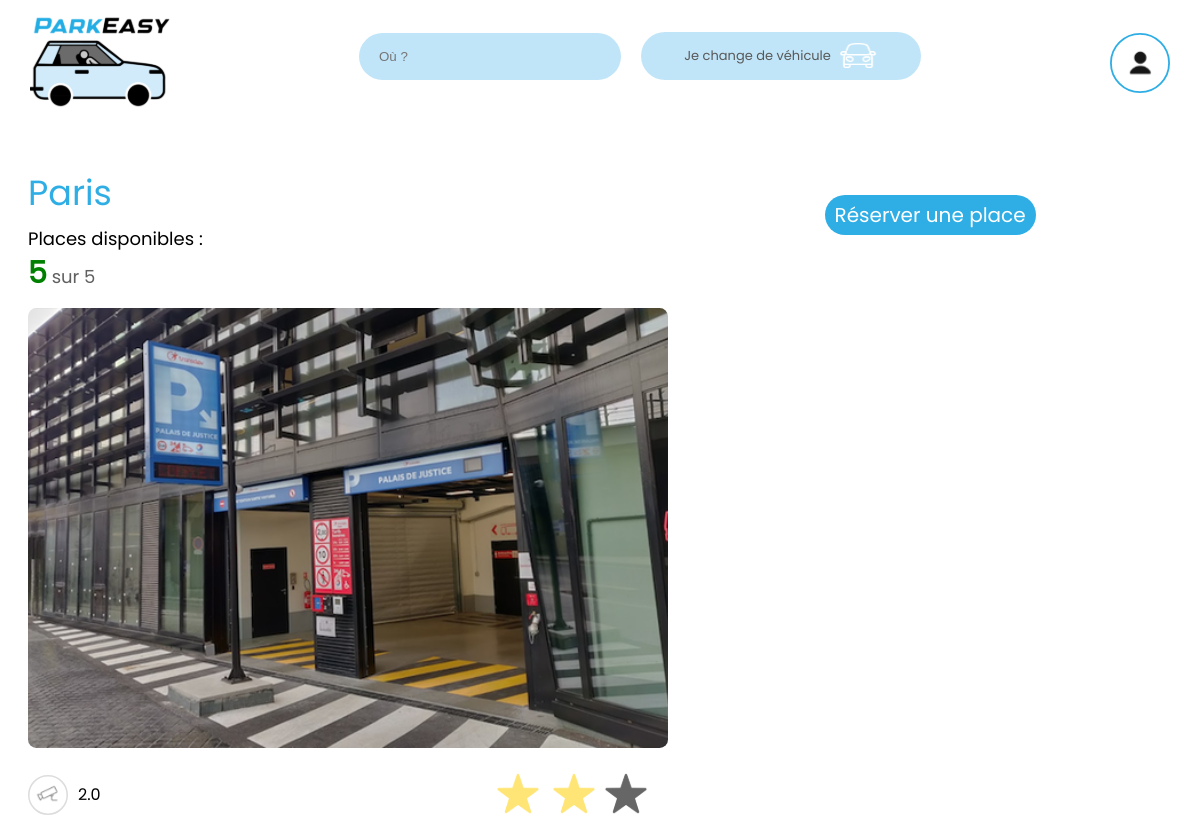
The app's page /detailparking/3, older data.
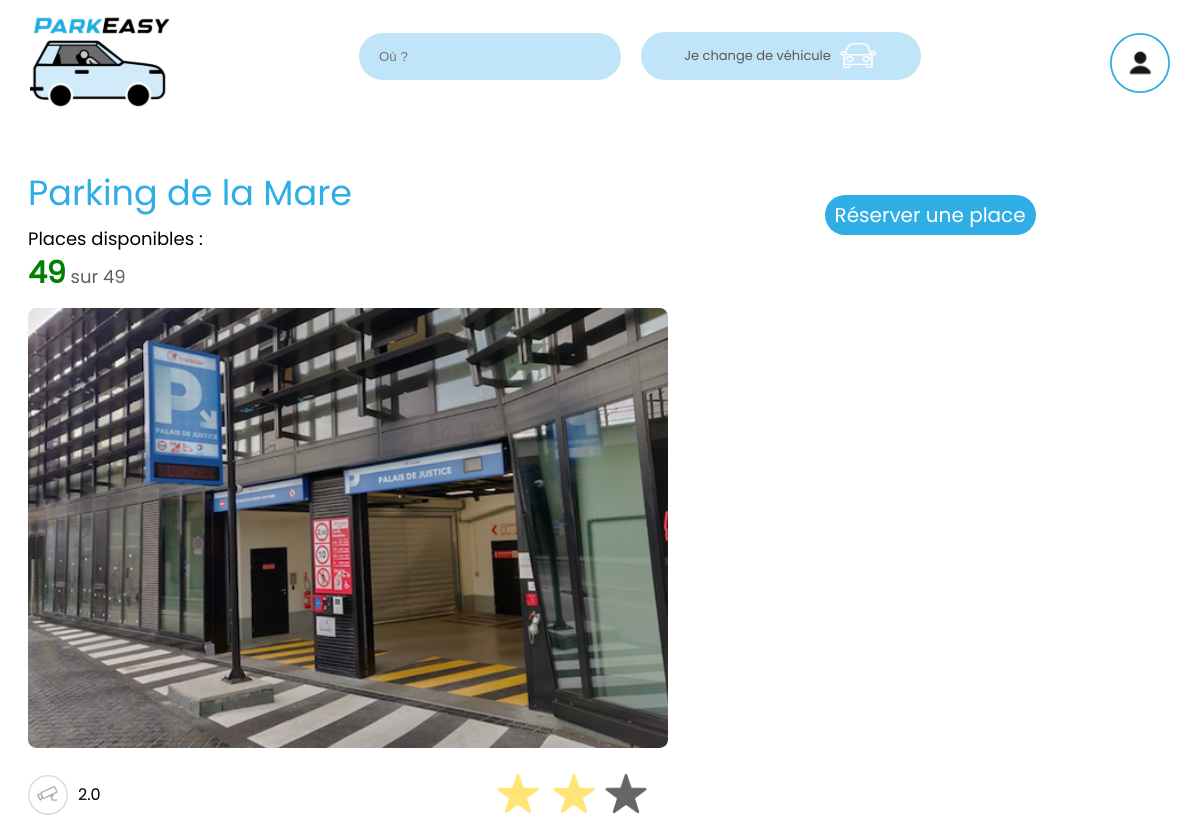
The same page, newer data.
### tables this page shows
CREATE TABLE Parking (
        Park_Id INTEGER PRIMARY KEY AUTOINCREMENT,
        Nom_Parking TEXT UNIQUE NOT NULL,
        Adresse_Parking TEXT NOT NULL,
        Ville_Parking TEXT NOT NULL,
        Hauteur_max REAL NOT NULL,
        A_Places_handicapees INTEGER NOT NULL DEFAULT 0,
        Est_Sous_Surveillance INTEGER NOT NULL DEFAULT 0,
        Est_Couvert INTEGER NOT NULL DEFAULT 0,
        Est_Horaire_24h INTEGER NOT NULL DEFAULT 0 
    );

### app.py (the view)
@app.route('/detailparking/<int:parking_id>')
def detailparking(parking_id):
    with connect_db() as db:
        cursor = db.cursor()
        cursor.execute("SELECT * FROM Parking WHERE Park_Id = ?", (parking_id,))
        parking_info = cursor.fetchone()
        cursor.execute("SELECT COUNT(Place.Place_Id) FROM Place LEFT JOIN Reservation ON Place.Place_Id = Reservation.Place_Id AND Reservation.Date_Fin_Reservation >= datetime('now') WHERE Place.Park_Id = ? AND Reservation.Place_Id IS NULL;", (parking_id,))
        nombre_places_disponibles_parking = cursor.fetchone()[0]
        cursor.execute("SELECT COUNT(Place.Place_Id) FROM Place WHERE Park_Id = ?", (parking_id,))
        nombre_places_totales_parking = cursor.fetchone()[0]
    return render_template('DetailParking.html', parking_info=parking_info , nombre_places_disponibles_parking=nombre_places_disponibles_parking, nombre_places_totales_parking=nombre_places_totales_parking)

### app.py (called while the page is built)
def connect_db():
    db_path = os.path.join(os.path.dirname(__file__), 'ParkEase.db')
    return sqlite3.connect(db_path)

### templates/DetailParking.html (shortened to what this page needs)
<!DOCTYPE html>
<html lang="fr">
  <head>
    <link rel="stylesheet" href="/static/reset.css" />
    <link rel="stylesheet" href="/static/detailparking.css" />
    <link rel="stylesheet" href="/static/global.css" />
  </head>
  <body>
    <div class="navbar">
      <a href="/home"
        ><img class="logo" src="../static/Picture/logo.svg" alt="logo"
      /></a>
      <div class="barrederecherche">
        <input
          class="input"
          type="text"
          id=""
          name=""
          placeholder="Où ?"
          required
        />
        <div class="vehicule">
          <p class="paragraphvehicule">Je change de véhicule</p>
          <img class="car" src="../static/Picture/Car.svg" alt="car" />
        </div>
      </div>
      <div class="navaccount">
        <img
          class="account"
          src="../static/Picture/account.svg"
          alt="account"
        />
      </div>
    </div>
    <div class="wrapper">
      <div class="wrappercontainer">
        <div class="leftcontainer">
          <h1 class="title">{{ parking_info[1] }}</h1>
          <p class="paragraph">Places disponibles :</p>
          <div class="container">
            <p class="nbdeplace">
              <span id="green">{{ nombre_places_disponibles_parking }}</span>
              sur {{ nombre_places_totales_parking }}
            </p>
          </div>
          <img
            class="parkingpicture"
            src="../static/Picture/parkingimage.svg"
            alt=""
          />
          <div class="information">
            <div class="picturecontainer">
               {% if parking_info[6] %}
              <img
                class="picture"
                src="../static/Picture/camera.svg"
                alt="camera"
              />
              {% endif %} {{ parking_info[4] }}
            </div>
            <div class="note">
              <img src="../static/Picture/etoile.svg" alt="" />
            </div>
          </div>
        </div>
        <div class="rightcontainer">
          <a class="bouton" href="/reservation/{{  parking_info[0] }}">Réserver une place</a>
        </div>
      </div>
    </div>
  </body>
</html>

Row changes from the older to the newer data that the page shows:
changed Parking: Nom_Parking "Paris" → "Parking de la Mare"
Text that changed along with them:
{{ nombre_places_disponibles_parking }}: "5" → "49"
{{ nombre_places_totales_parking }}: "5" → "49"
